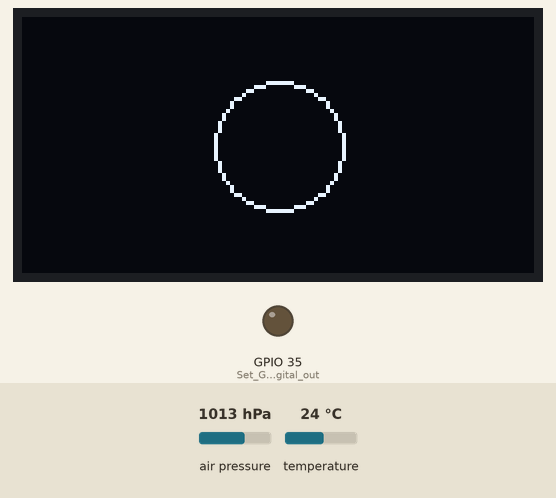
This sketch was run on a simulated ESP32. On the bench: 128×64 one-colour display, output pins drawn as LEDs (lit = HIGH). The test bench sets the inputs (shaded band); at power-on: air pressure 1013 hPa, temperature 24 °C.

Above: at 7.7 s.
7.8 s: air pressure set to 1025 hPa
At 8.04 s:
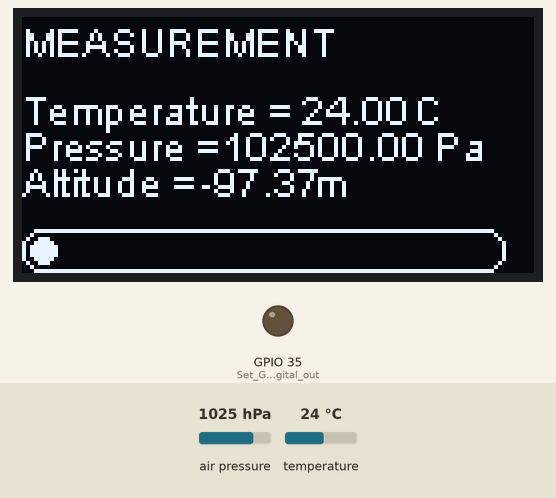
13.2 s: air pressure set to 952 hPa
At 21.33 s:
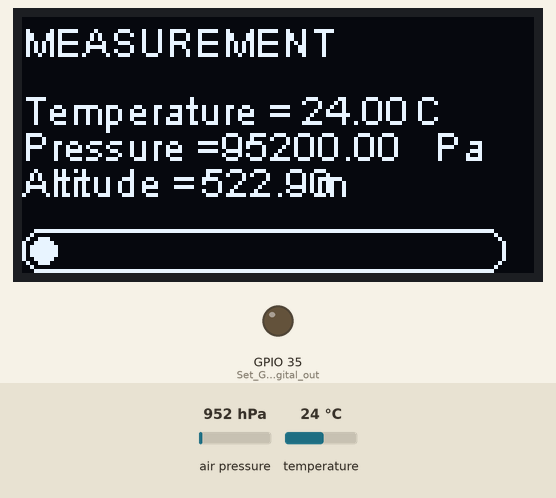
23.0 s: temperature set to 12 °C
At 34.62 s:
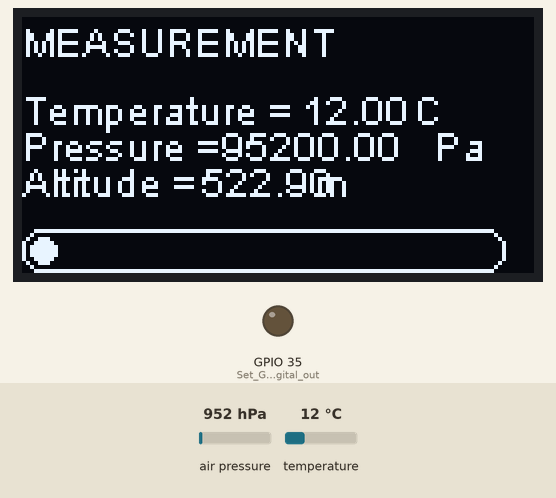
35.9 s: temperature set to 19 °C
At 48.02 s:
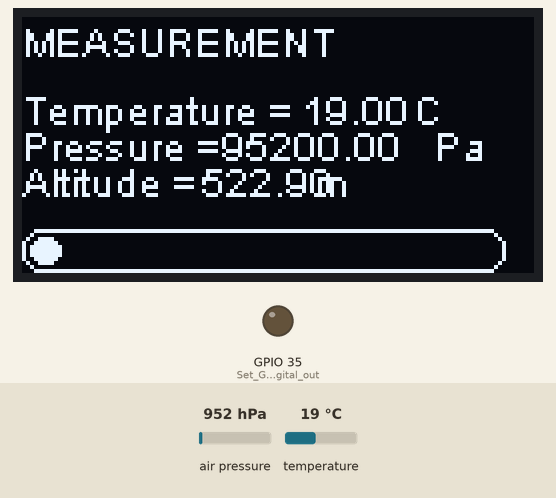

Measured:
- after the input at 7.8 s, the display: first changes after 0.09 s (image 1 shows a later state)
- after the input at 13.2 s, the display: first differs from a run without the input after 8.0 s (image 2 shows a later state)
- what the display in image 0 shows lasts 0.5 s, from 7.3 s to 7.8 s

The sketch:

WeatherSens_02.ino
```cpp
#include "HT_SSD1306Wire.h"
#include <WiFi.h>
#include <WebServer.h>
#include <Wire.h>
#include <Adafruit_Sensor.h>
#include <Adafruit_BMP280.h>

#define SEALEVELPRESSURE_HPA (1013.25)
#define BMP_SCK  (48)
#define BMP_MISO (34)
#define BMP_MOSI (47)
#define BMP_CS   (33)

SSD1306Wire  display(0x3c, 500000, SDA_OLED, SCL_OLED, GEOMETRY_128_64, RST_OLED); // addr , freq , i2c group , resolution , rst
Adafruit_BMP280 bmp(BMP_CS, BMP_MOSI, BMP_MISO,  BMP_SCK);

float temperature, pressure, altitude;

// Adapted from Adafruit_SSD1306
void drawRect(void) {
  for (int16_t i=0; i<display.getHeight()/2; i+=2) {
    display.drawRect(i, i, display.getWidth()-2*i, display.getHeight()-2*i);
    display.display();
    delay(10);
  }
}

void drawRectIvert(void) {
  for (int16_t i=1; i<display.getHeight()/2; i+=2) {
    display.drawRect(i, i, display.getWidth()-2*i, display.getHeight()-2*i);
    display.display();
    delay(10);
  }
}

// Adapted from Adafruit_SSD1306
void drawCircle(void) {
  // This will draw the part of the circel in quadrant 1
  // Quadrants are numberd like this:
  //   0010 | 0001
  //  ------|-----
  //   0100 | 1000
  //
  display.drawCircleQuads(display.getWidth()/2, display.getHeight()/2, display.getHeight()/4, 0b00000001);
  display.display();
  delay(200);
  display.drawCircleQuads(display.getWidth()/2, display.getHeight()/2, display.getHeight()/4, 0b00000011);
  display.display();
  delay(200);
  display.drawCircleQuads(display.getWidth()/2, display.getHeight()/2, display.getHeight()/4, 0b00000111);
  display.display();
  delay(200);
  display.drawCircleQuads(display.getWidth()/2, display.getHeight()/2, display.getHeight()/4, 0b00001111);
  display.display();
}


void print(char* buffer) {
  // Initialize the log buffer
  // allocate memory to store 8 lines of text and 30 chars per line.
  display.setLogBuffer(4, 30);

  display.clear();
    // Print to the screen
    display.println(buffer);
    // Draw it to the internal screen buffer
    display.drawLogBuffer(0, 0);
    // Display it on the screen
    display.display();
    delay(100);
}

void displaysetup() {

  display.init();
  display.clear();
  display.display();
  display.setContrast(255);

  drawRect();
  delay(500);
  drawRectIvert();
  delay(1000);
  display.clear();
  delay(1000);

  drawCircle();
  delay(500);
  display.clear();

  display.setTextAlignment(TEXT_ALIGN_CENTER);
  display.clear();
  display.display();
  display.screenRotate(ANGLE_0_DEGREE);
  display.setFont(ArialMT_Plain_16);
  display.drawString(display.getWidth()/2, display.getHeight()/2-16/2, "SETUP DONE");
  display.display();
  delay(2000);

  display.setFont(ArialMT_Plain_10);
}

void sensorsetup(){

  unsigned status = bmp.begin(0x77);

  if (!status) {
    print("ERROR SENSOR");
    while (1) delay(10);
  }

  /* Default settings from datasheet. */
  bmp.setSampling(Adafruit_BMP280::MODE_NORMAL,     /* Operating Mode. */
                  Adafruit_BMP280::SAMPLING_X2,     /* Temp. oversampling */
                  Adafruit_BMP280::SAMPLING_X16,    /* Pressure oversampling */
                  Adafruit_BMP280::FILTER_X16,      /* Filtering. */
                  Adafruit_BMP280::STANDBY_MS_500); /* Standby time. */
}


void setup() {

  pinMode(35, OUTPUT); // Set GPIO35 as digital output pin
  delay(100);

  sensorsetup();
  displaysetup();


}

void loop() {

  display.clear();
  display.display();

  /*   digitalWrite(35, HIGH); // Set GPIO35 active high
  delay(100);  // delay of one second
  digitalWrite(35, LOW); // Set GPIO35 active low
  delay(500); // delay of one second */
  drawCircle();
  delay(500);

  print("MEASUREMENT");

  // Print SSID and RSSI for each network found
    display.drawString(0, 17,("Temperature = "));
    display.drawString((14)*5,17, (String)(bmp.readTemperature()));
    display.drawString((19)*5,17, (" C"));
    display.drawString(0, 26,("Pressure = "));
    display.drawString(10*5, 26, (String)(bmp.readPressure()));
    display.drawString(20*5, 26, (" Pa"));
    display.drawString(0, 35,("Altitude = "));
    display.drawString(9*5, 35, (String)(bmp.readAltitude(SEALEVELPRESSURE_HPA)));
    display.drawString(14*5, 35, (" m"));
    delay(10);
    display.display();

  for (int i=1; i < 500; i++) {
    int progress = (i / 5) % 100;
    // draw the progress bar
    display.drawProgressBar(0,53, 120, 10, progress);
    display.display();
    delay(10);
  }

}
```
